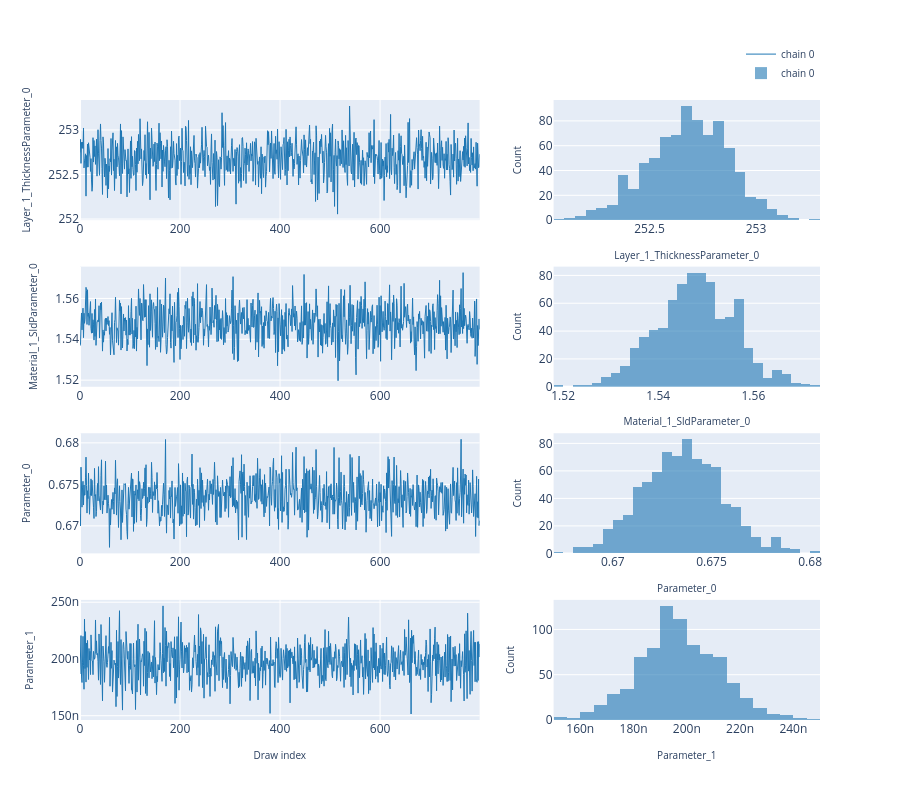

Notebook source saved alongside this figure:
### Code cell
# ---- Trace plot -------------------------------------------------------------
# Per-chain trace (left column) and marginal histogram (right column).
# Mirrors the "Traces" sub-tab in the EasyReflectometryApp.

fig = plot_trace(posterior.draws, posterior.param_names, return_figure=True)
fig.show()

### Figure 1 — Plotly figure (JSON) as saved in the notebook; plotly's stock layout.template omitted (floating-point values rounded to 4 significant figures; data arrays with more than 128 entries replaced by an {"elided": "..."} marker saying what was removed)
{"data": [{"legendgroup": "chain 0", "line": {"color": "#1f77b4", "width": 1}, "mode": "lines", "name": "chain 0", "showlegend": true, "type": "scatter", "xaxis": "x", "y": {"elided": "800 float values"}, "yaxis": "y"}, {"legendgroup": "chain 0", "marker": {"color": "#1f77b4"}, "name": "chain 0", "nbinsx": 40, "opacity": 0.6, "showlegend": true, "type": "histogram", "x": {"elided": "800 float values"}, "xaxis": "x2", "yaxis": "y2"}, {"legendgroup": "chain 0", "line": {"color": "#1f77b4", "width": 1}, "mode": "lines", "name": "chain 0", "showlegend": false, "type": "scatter", "xaxis": "x3", "y": {"elided": "800 float values"}, "yaxis": "y3"}, {"legendgroup": "chain 0", "marker": {"color": "#1f77b4"}, "name": "chain 0", "nbinsx": 40, "opacity": 0.6, "showlegend": false, "type": "histogram", "x": {"elided": "800 float values"}, "xaxis": "x4", "yaxis": "y4"}, {"legendgroup": "chain 0", "line": {"color": "#1f77b4", "width": 1}, "mode": "lines", "name": "chain 0", "showlegend": false, "type": "scatter", "xaxis": "x5", "y": {"elided": "800 float values"}, "yaxis": "y5"}, {"legendgroup": "chain 0", "marker": {"color": "#1f77b4"}, "name": "chain 0", "nbinsx": 40, "opacity": 0.6, "showlegend": false, "type": "histogram", "x": {"elided": "800 float values"}, "xaxis": "x6", "yaxis": "y6"}, {"legendgroup": "chain 0", "line": {"color": "#1f77b4", "width": 1}, "mode": "lines", "name": "chain 0", "showlegend": false, "type": "scatter", "xaxis": "x7", "y": {"elided": "800 float values"}, "yaxis": "y7"}, {"legendgroup": "chain 0", "marker": {"color": "#1f77b4"}, "name": "chain 0", "nbinsx": 40, "opacity": 0.6, "showlegend": false, "type": "histogram", "x": {"elided": "800 float values"}, "xaxis": "x8", "yaxis": "y8"}], "layout": {"barmode": "overlay", "height": 800, "legend": {"font": {"size": 10}, "orientation": "h", "x": 1, "xanchor": "right", "y": 1.02, "yanchor": "bottom"}, "xaxis": {"anchor": "y", "domain": [0.0, 0.54]}, "xaxis2": {"anchor": "y2", "domain": [0.64, 1.0], "title": {"font": {"size": 10}, "text": "Layer_1_ThicknessParameter_0"}}, "xaxis3": {"anchor": "y3", "domain": [0.0, 0.54]}, "xaxis4": {"anchor": "y4", "domain": [0.64, 1.0], "title": {"font": {"size": 10}, "text": "Material_1_SldParameter_0"}}, "xaxis5": {"anchor": "y5", "domain": [0.0, 0.54]}, "xaxis6": {"anchor": "y6", "domain": [0.64, 1.0], "title": {"font": {"size": 10}, "text": "Parameter_0"}}, "xaxis7": {"anchor": "y7", "domain": [0.0, 0.54], "title": {"font": {"size": 10}, "text": "Draw index"}}, "xaxis8": {"anchor": "y8", "domain": [0.64, 1.0], "title": {"font": {"size": 10}, "text": "Parameter_1"}}, "yaxis": {"anchor": "x", "domain": [0.8063, 1.0], "title": {"font": {"size": 10}, "text": "Layer_1_ThicknessParameter_0"}}, "yaxis2": {"anchor": "x2", "domain": [0.8063, 1.0], "title": {"font": {"size": 10}, "text": "Count"}}, "yaxis3": {"anchor": "x3", "domain": [0.5375, 0.7312], "title": {"font": {"size": 10}, "text": "Material_1_SldParameter_0"}}, "yaxis4": {"anchor": "x4", "domain": [0.5375, 0.7312], "title": {"font": {"size": 10}, "text": "Count"}}, "yaxis5": {"anchor": "x5", "domain": [0.2687, 0.4625], "title": {"font": {"size": 10}, "text": "Parameter_0"}}, "yaxis6": {"anchor": "x6", "domain": [0.2687, 0.4625], "title": {"font": {"size": 10}, "text": "Count"}}, "yaxis7": {"anchor": "x7", "domain": [0.0, 0.1938], "title": {"font": {"size": 10}, "text": "Parameter_1"}}, "yaxis8": {"anchor": "x8", "domain": [0.0, 0.1938], "title": {"font": {"size": 10}, "text": "Count"}}}}
